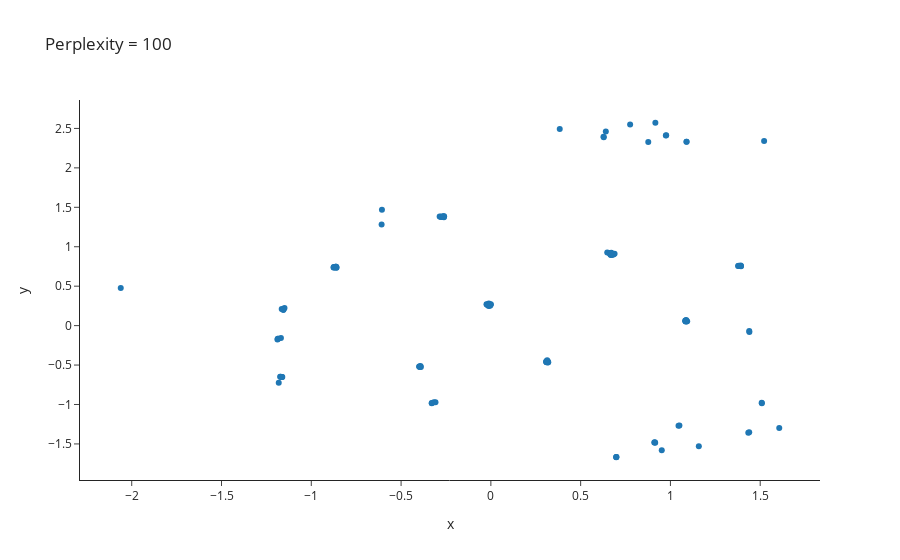

This figure's notebook cell:
### Markdown cell above
#### Perplexity = 100

### Code cell
X_embedded = TSNE(n_components=2, learning_rate='auto',init='random', perplexity=100).fit_transform(X)

data = {
    'x': X_embedded[:, 0],
    'y': X_embedded[:, 1],
    'Stretching': si_subset["Prevention Measure Stretching"],
    'Warm Up': si_subset["Prevention Measure Warm Up"],
    'Strength Exercises': si_subset["Prevention Measure Specific Strength Exercises"],
    'Bracing': si_subset["Prevention Measure Bracing"],
    'Taping': si_subset["Prevention Measure Taping"],
    'Shoe Insoles': si_subset["Prevention Measure Shoe Insoles"],
    'Face Masks': si_subset["Prevention Measure Face Masks"],
    'Medical Corset': si_subset["Prevention Measure Medical Corset"]
}

df = pd.DataFrame(data)

print("RESULTS") 
print("shape : ",X_embedded.shape)
print("First few points : \n",X_embedded[0:2,:])

scatter_fig_100 = px.scatter(df, x='x', y='y', 
                         hover_data=['Stretching', 'Warm Up', "Strength Exercises", "Bracing", "Taping", "Shoe Insoles", "Face Masks", "Medical Corset"], 
                         template='simple_white',
                         title='Perplexity = 100')

scatter_fig_100.show()

pio.renderers.default = "plotly_mimetype+notebook_connected"
plotly.offline.plot(scatter_fig_100, filename='per100_interactive.html')

IFrame(src='per100_interactive.html', width=800, height=600)

### Figure 1 — Plotly figure (JSON) as saved in the notebook; plotly's stock layout.template omitted (floating-point values rounded to 4 significant figures; data arrays with more than 128 entries replaced by an {"elided": "..."} marker saying what was removed)
{"data": [{"customdata": {"elided": "139x8 int values"}, "hovertemplate": "x=%{x}<br>y=%{y}<br>Stretching=%{customdata[0]}<br>Warm Up=%{customdata[1]}<br>Strength Exercises=%{customdata[2]}<br>Bracing=%{customdata[3]}<br>Taping=%{customdata[4]}<br>Shoe Insoles=%{customdata[5]}<br>Face Masks=%{customdata[6]}<br>Medical Corset=%{customdata[7]}<extra></extra>", "legendgroup": "", "marker": {"color": "#1F77B4", "symbol": "circle"}, "mode": "markers", "name": "", "orientation": "v", "showlegend": false, "type": "scatter", "x": {"elided": "139 float values"}, "xaxis": "x", "y": {"elided": "139 float values"}, "yaxis": "y"}], "layout": {"legend": {"tracegroupgap": 0}, "title": {"text": "Perplexity = 100"}, "xaxis": {"anchor": "y", "domain": [0, 1], "title": {"text": "x"}}, "yaxis": {"anchor": "x", "domain": [0, 1], "title": {"text": "y"}}}}
